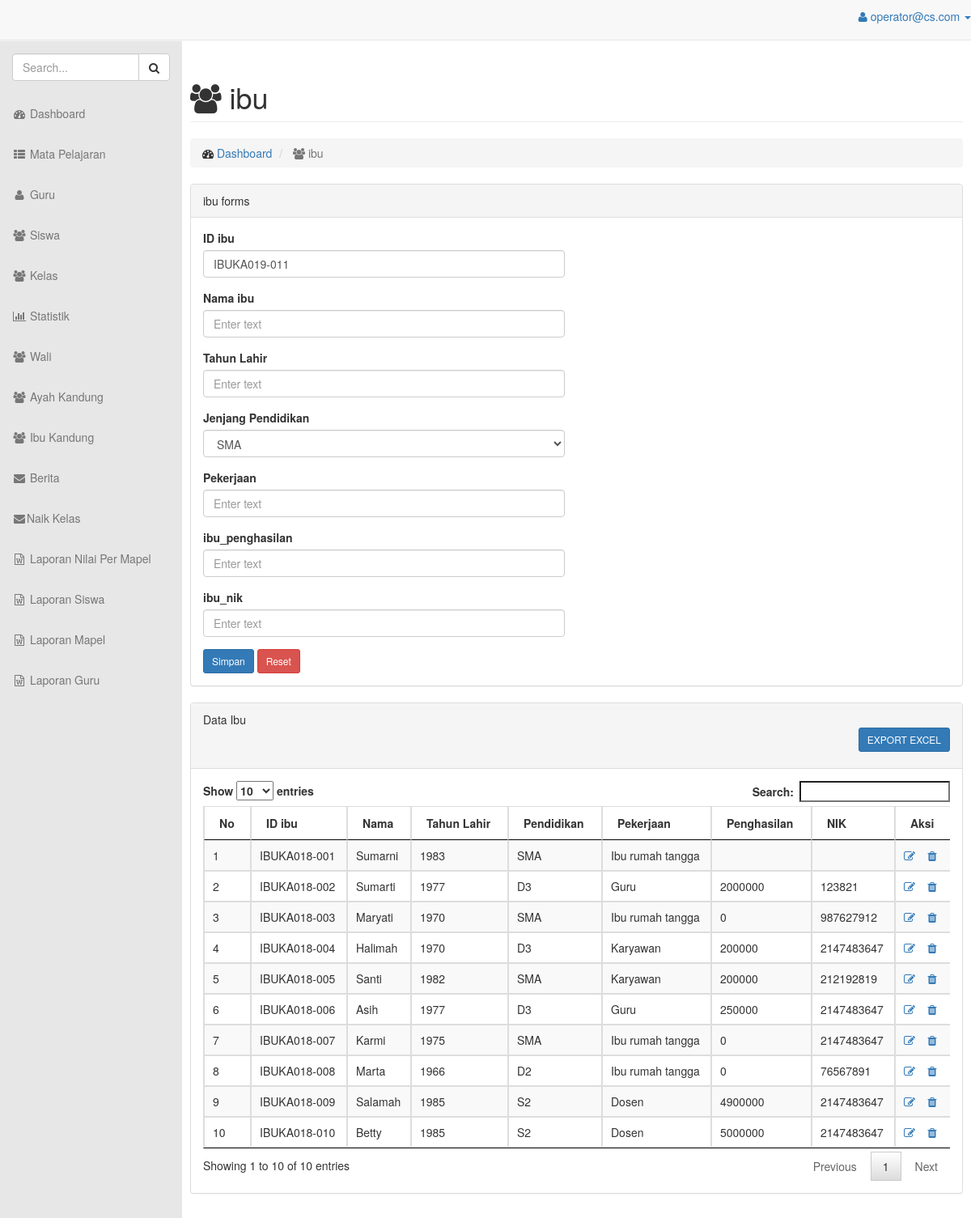
Page /admin/index.php?view=ibu (signed in) on the committed database.
### tables this page shows
CREATE TABLE `ibu_kandung` (
  `ibu_id` char(12) NOT NULL,
  `ibu_nama` varchar(20) DEFAULT NULL,
  `ibu_tahun_lahir` char(4) DEFAULT NULL,
  `ibu_jenjang_pendidikan` enum('SMA','SMK','D1','D2','D3','D4','S1','S2') DEFAULT NULL,
  `ibu_pekerjaan` varchar(20) DEFAULT NULL,
  `ibu_penghasilan` int(10) DEFAULT NULL,
  `ibu_nik` int(16) DEFAULT NULL
);

### admin/inc/page.php (called while the page is built, shortened)
<?php
include_once 'header.php';
include_once 'footer.php';
?>

### admin/lib/operation/ibu/auto.php (called while the page is built, shortened)
<?php
include_once 'lib/operation/koneksi.php';
function random_char( $panjang ) {
  $karakter = 'ABCDEFGHIJKLMNOPQRSTUVWXYZ';
  for ( $i = 0; $i < $panjang; $i++ ) {
    $pos = rand( 0, strlen( $karakter ) - 1 );
  }
return "IBUKA";
}
$years = date( 'Y' );
$get_3_number_of_year = substr( $years,-3 );
$get_data = mysqli_query( $conn, "SELECT RIGHT(ibu_id,3) FROM ibu_kandung ORDER BY RIGHT(ibu_id,3) DESC" );
$check_data = mysqli_num_rows( $get_data );
$fetch_data = mysqli_fetch_array( $get_data );
$maxid = $fetch_data[0];
$custom_code = random_char(3) . $get_3_number_of_year . '-';
if ( empty( $check_data ) ) {
  $new_code = 1;
} else {
  $the_code = substr( $maxid, -3 );
  $new_code = $the_code + 1;
}
$kd = '';
if ( $new_code >= 1 && $new_code < 10 ) :
  $kd .= $custom_code."00".$new_code;
elseif ( $new_code >= 10 && $new_code < 100 ) :
  $kd .= $custom_code."0".$new_code;
else :
  $kd .= $custom_code.$new_code;
endif;
?>

### admin/view/ibu.php (the view, shortened to what this page needs)
<?php include_once 'lib/operation/ibu/auto.php';?>
<div id="page-wrapper">
  <div class="row">
    <div class="col-lg-12">
      <h1 class="page-header"><span class="fa fa-users"></span> ibu</h1>
    </div>
  </div>
  <div class="row">
    <div class="col-lg-12">
      <div>
        <ol class="breadcrumb">
          <li>
            <i class="fa fa-dashboard"></i>  <a href="index.php?view=home">Dashboard</a>
          </li>
          <li class="active">
            <i class="fa fa-users"></i> ibu
          </li>
        </ol>
      </div>
      <div class="panel panel-default">
        <div class="panel-heading">
          ibu forms
        </div>
        <div class="panel-body">
          <div class="row">
            <div class="col-lg-6">
              <form role="form" method="post" id="form" action="index.php?view=insert_ibu" enctype="multipart/form-data">
                <div class="form-group">
                  <label>ID ibu</label>
                  <input type="text" class="form-control" name="ibu_id" value="<?php echo $kd;?>" required>
                </div>
                <div class="form-group">
                  <label>Nama ibu</label>
                  <input type="text" class="form-control" placeholder="Enter text" name="ibu_nama" required>
                </div>
                <div class="form-group">
                  <label>Tahun Lahir</label>
                  <input type="text" class="form-control" placeholder="Enter text" name="ibu_tahun_lahir" required>
                </div>
                <div class="form-group">
                  <label>Jenjang Pendidikan</label>
                  <select class="form-control" name="ibu_jenjang_pendidikan">
                    <option value="SMA">SMA</option>
                  </select>
                </div>
              <div class="form-group">
                <label>Pekerjaan</label>
                <input type="text" class="form-control" placeholder="Enter text" name="ibu_pekerjaan">
              </div>
               <div class="form-group">
                <label>ibu_penghasilan</label>
                <input type="number" class="form-control" placeholder="Enter text" name="ibu_penghasilan">
              </div>
               <div class="form-group">
                <label>ibu_nik</label>
                <input type="text" class="form-control" placeholder="Enter text" name="ibu_nik">
              </div>
          <button type="submit" class="btn btn-sm btn-primary">Simpan</button>
                                        <button type="reset" class="btn btn-sm btn-danger">Reset</button>
            </form>
          </div>
        </div>
      </div>
    </div>
  </div>
</div>
<div class="row">
 <div class="col-lg-12">
  <div class="panel panel-default">
    <div class="panel-heading">
      Data Ibu
      <p align="right">
                                  <a target="_blank" href="view/export_ibu.php"><button type="button" class="btn btn-sm btn-primary">EXPORT EXCEL</button></a></p>
    </div>
    <div class="panel-body">
      <div class="table-responsive dataTable_wrapper">
       <table class="table table-striped table-bordered table-hover" id="dataTables-example">
        <thead >
          <tr>
            <th>No</th>
            <th>ID ibu</th>
            <th>Nama</th>
            <th>Tahun Lahir</th>
            <th>Pendidikan</th>
            <th>Pekerjaan</th>
            <th>Penghasilan</th>
            <th>NIK</th>
            <th  align="center">Aksi</th>
          </tr>
        </thead>
        <tbody>
          <?php
          $q = "SELECT * FROM ibu_kandung ORDER BY ibu_id ASC";
          $sql = mysql_query($q);
          $no = 1;
          while($res = mysql_fetch_array($sql)){?>
            <tr>
              <td><?php echo $no; ?></td>
              <td><?php echo $res[0]; ?></td>
              <td><?php echo $res[1]; ?></td>
              <td><?php echo $res[2]; ?></td>
              <td><?php echo $res[3]; ?></td>
              <td><?php echo $res[4]; ?></td>
              <td><?php echo $res[5]; ?></td>
              <td><?php echo $res[6]; ?></td>
              <td>
                <a href="index.php?view=edit_siswa&id_siswa=<?php echo $res[0];?>"><i class="fa fa-edit"></i></a>
                <a onclick="return confirm('Anda yakin?')" href="index.php?view=delete_ibu&ibu_id=<?php echo $res[0];?>"><i class="fa fa-trash"></i></a>
              </td>
            </tr>
            <?php
            $no++;
          }
          ?>
        </tbody>
      </table>
    </div>
  </div>
</div>
</div>
</div>
</div>
</div>

### admin/css/sb-admin.css (style rules this page uses)
body { margin-top: 100px; background-color: #f5f5f5; }
@media (min-width:768px) { body { margin-top: 50px; } }
#page-wrapper { width: 100%; padding: 0; background-color: #fff; }
@media (min-width:768px) { #page-wrapper { padding: 10px; } }

### rows in the picture
ibu_kandung: ibu_id "IBUKA018-001", ibu_nama "Sumarni", ibu_tahun_lahir "1983", ibu_jenjang_pendidikan "SMA", ibu_pekerjaan "Ibu rumah tangga"
ibu_kandung: ibu_id "IBUKA018-002", ibu_nama "Sumarti", ibu_tahun_lahir "1977", ibu_jenjang_pendidikan "D3", ibu_pekerjaan "Guru", ibu_penghasilan "2000000", ibu_nik "123821"
ibu_kandung: ibu_id "IBUKA018-003", ibu_nama "Maryati", ibu_tahun_lahir "1970", ibu_jenjang_pendidikan "SMA", ibu_pekerjaan "Ibu rumah tangga", ibu_penghasilan "0", ibu_nik "987627912"
ibu_kandung: ibu_id "IBUKA018-004", ibu_nama "Halimah", ibu_tahun_lahir "1970", ibu_jenjang_pendidikan "D3", ibu_pekerjaan "Karyawan", ibu_penghasilan "200000", ibu_nik "2147483647"
ibu_kandung: ibu_id "IBUKA018-005", ibu_nama "Santi", ibu_tahun_lahir "1982", ibu_jenjang_pendidikan "SMA", ibu_pekerjaan "Karyawan", ibu_penghasilan "200000", ibu_nik "212192819"
ibu_kandung: ibu_id "IBUKA018-006", ibu_nama "Asih", ibu_tahun_lahir "1977", ibu_jenjang_pendidikan "D3", ibu_pekerjaan "Guru", ibu_penghasilan "250000", ibu_nik "2147483647"
ibu_kandung: ibu_id "IBUKA018-007", ibu_nama "Karmi", ibu_tahun_lahir "1975", ibu_jenjang_pendidikan "SMA", ibu_pekerjaan "Ibu rumah tangga", ibu_penghasilan "0", ibu_nik "2147483647"
ibu_kandung: ibu_id "IBUKA018-008", ibu_nama "Marta", ibu_tahun_lahir "1966", ibu_jenjang_pendidikan "D2", ibu_pekerjaan "Ibu rumah tangga", ibu_penghasilan "0", ibu_nik "76567891"
ibu_kandung: ibu_id "IBUKA018-009", ibu_nama "Salamah", ibu_tahun_lahir "1985", ibu_jenjang_pendidikan "S2", ibu_pekerjaan "Dosen", ibu_penghasilan "4900000", ibu_nik "2147483647"
ibu_kandung: ibu_id "IBUKA018-010", ibu_nama "Betty", ibu_tahun_lahir "1985", ibu_jenjang_pendidikan "S2", ibu_pekerjaan "Dosen", ibu_penghasilan "5000000", ibu_nik "2147483647"

### other values in the picture
$_SESSION['email_admin'] "operator@cs.com"
